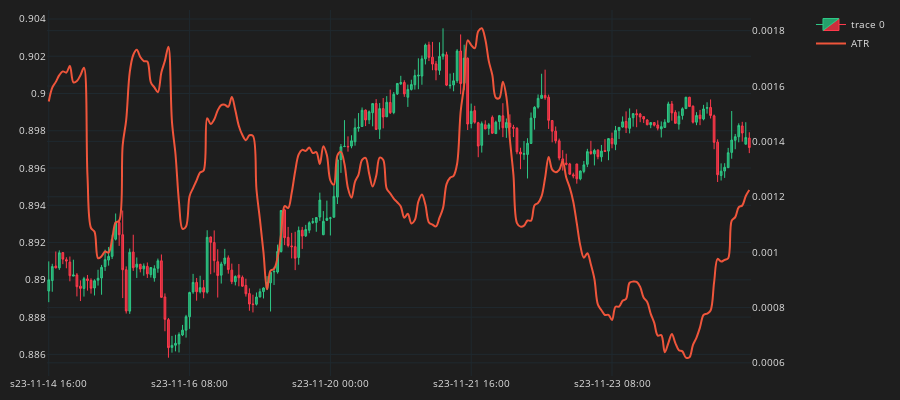

The code cell stored with this chart in its notebook:
### Code cell
cp = CandlePlot(df_plot, candles=True)
cp.show_plot(sec_traces=['ATR'])

### Figure 1 — Plotly figure (JSON) as saved in the notebook; plotly's stock layout.template omitted (floating-point values rounded to 4 significant figures; data arrays with more than 128 entries replaced by an {"elided": "..."} marker saying what was removed)
{"data": [{"close": {"elided": "200 float values"}, "decreasing": {"fillcolor": "#CC2E3C", "line": {"color": "#FF3A4C"}}, "high": {"elided": "200 float values"}, "increasing": {"fillcolor": "#24A06B", "line": {"color": "#2EC886"}}, "line": {"width": 1}, "low": {"elided": "200 float values"}, "opacity": 1, "open": {"elided": "200 float values"}, "type": "candlestick", "x": {"elided": "200 str values"}}, {"line": {"shape": "spline", "width": 2}, "name": "ATR", "type": "scatter", "x": {"elided": "200 str values"}, "xaxis": "x", "y": {"elided": "200 float values"}, "yaxis": "y2"}], "layout": {"font": {"color": "#e1e1e1", "size": 10}, "height": 400, "margin": {"b": 10, "l": 10, "r": 10, "t": 10}, "paper_bgcolor": "#1e1e1e", "plot_bgcolor": "#1e1e1e", "width": 900, "xaxis": {"anchor": "y", "domain": [0, 0.94], "fixedrange": true, "gridcolor": "#1f292f", "nticks": 5, "rangeslider": {"visible": false}, "showgrid": true}, "yaxis": {"anchor": "x", "domain": [0, 1], "gridcolor": "#1f292f", "showgrid": true}, "yaxis2": {"anchor": "x", "gridcolor": "#1f292f", "overlaying": "y", "showgrid": true, "side": "right"}}}
